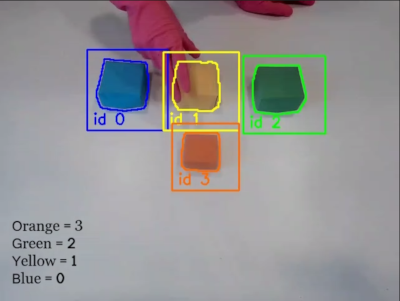
#> input picture example.png, 400 x 301 px, given in place of the camera
$ python main.py 5
#> lines starting #> are read from the running program, lines starting #| are printed output that depends on the picture; after the words box and inside, x2 and y2 are one past the last pixel; in counts of white or black regions, pixels touching at a corner belong together
"""
Adapted from https://stackoverflow.com/questions/57469394/opencv-choosing-hsv-thresholds-for-color-filtering
"""

import cv2
import sys
import numpy as np

SCREEN_MAIN = "Filter HSV Bounds"
ESC = 27
EXIT_DELAY = 1
TEXT_COL = (255, 255, 255)
TEXT_LOC = (100, 50)
TEXT_DIM = 2

VALUES = {'H min': 179, 'S min': 255, 'V min': 255,
          'H max': 179, 'S max': 255, 'V max': 255}

if __name__ == "__main__":
    camera_idx = int(sys.argv[1]) if len(sys.argv) > 1 else 0
    vid_cap = cv2.VideoCapture(camera_idx)

    cv2.namedWindow(SCREEN_MAIN)

    for key, value in VALUES.items():
        init_val = value if "max" in key else 0
        cv2.createTrackbar(key, SCREEN_MAIN, init_val, value, lambda x: x)
#> this loop made 6 passes; slider 'H min' is set to 35

    values = np.zeros(6, dtype=np.uint8)
    main_values = np.zeros(6, dtype=np.uint8)

    while True:
        _, frame = vid_cap.read()
#> frame is the input picture: shape (301, 400, 3); mean B, G, R 148.3, 147.5, 150.3

        for idx, key in enumerate(VALUES.keys()):
            values[idx] = cv2.getTrackbarPos(key, SCREEN_MAIN)

        if not np.array_equal(values, main_values):
            main_values = values.copy()
            print(main_values)

        hsv_frame = cv2.cvtColor(frame, cv2.COLOR_BGR2HSV)
#> hsv_frame: shape (301, 400, 3); mean H, S, V 110.9, 34.5, 160.2
        mask = cv2.inRange(hsv_frame, values[0:3], values[3:6])
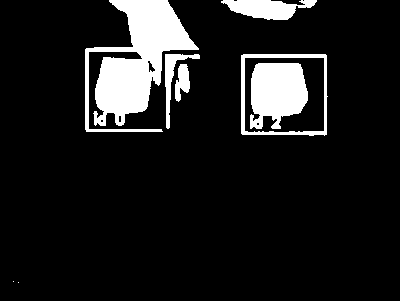
#> mask: shape (301, 400); 11.1% white; 8 white regions (2 under 20 px), largest, box (x1, y1, x2, y2) and area: (85, 0, 199, 132) 7087, (250, 63, 308, 129) 2981, (221, 0, 317, 20) 1203, (241, 54, 328, 136) 1165, (165, 54, 200, 129) 582, (175, 64, 190, 102) 370
        frame = cv2.bitwise_and(frame, frame, mask=mask)
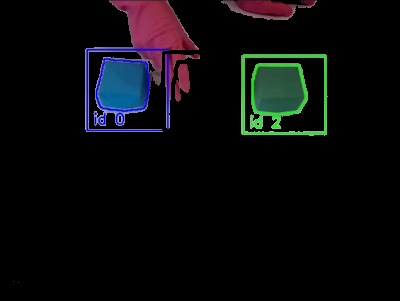
#> frame: shape (301, 400, 3); mean B, G, R 11.3, 9.8, 9.3

        cv2.putText(frame, str(main_values), TEXT_LOC,
                    cv2.FONT_HERSHEY_PLAIN, TEXT_DIM, TEXT_COL)
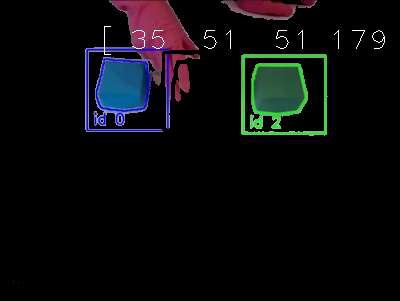
#> frame: shape (301, 400, 3); 0.31% of pixels changed, all inside (x1, y1, x2, y2) = (104, 26, 385, 55)

        cv2.imshow(SCREEN_MAIN, frame)

        if cv2.waitKey(EXIT_DELAY) == ESC:
#> (key Esc is pressed here)
            break

    vid_cap.release()
    cv2.destroyAllWindows()
